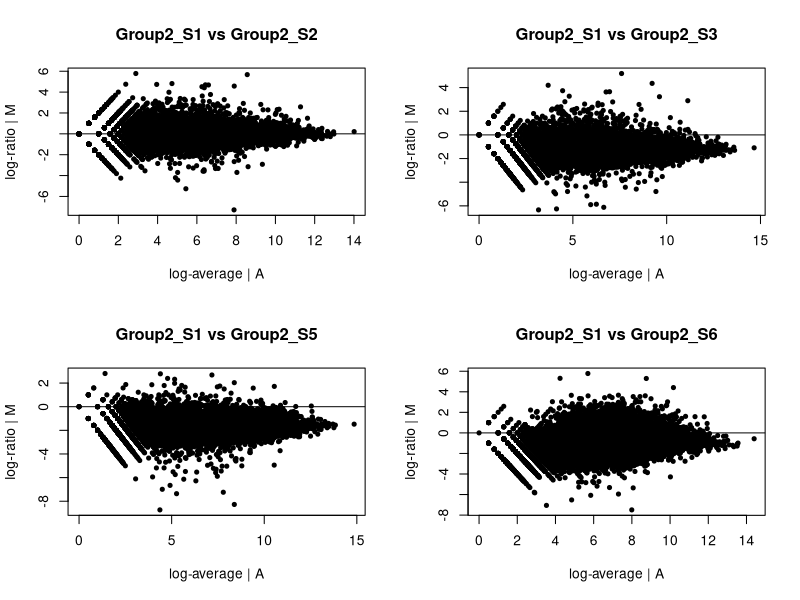
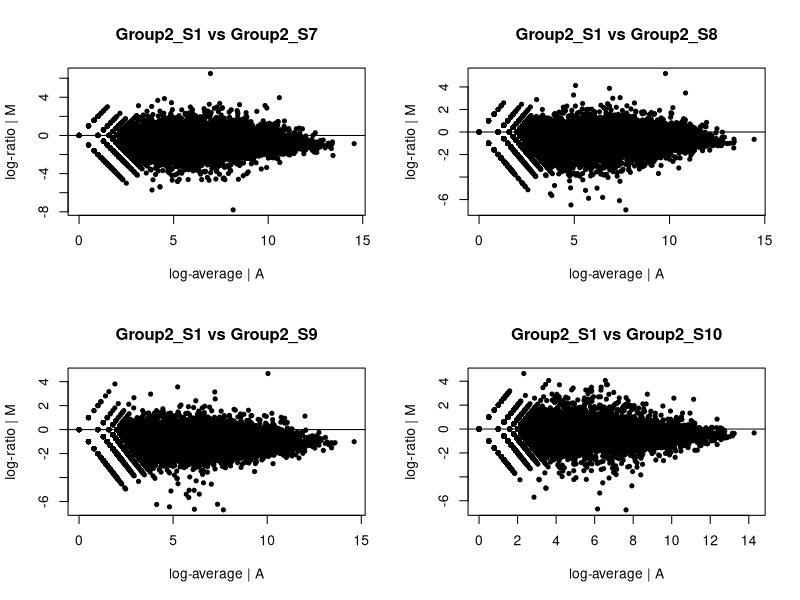
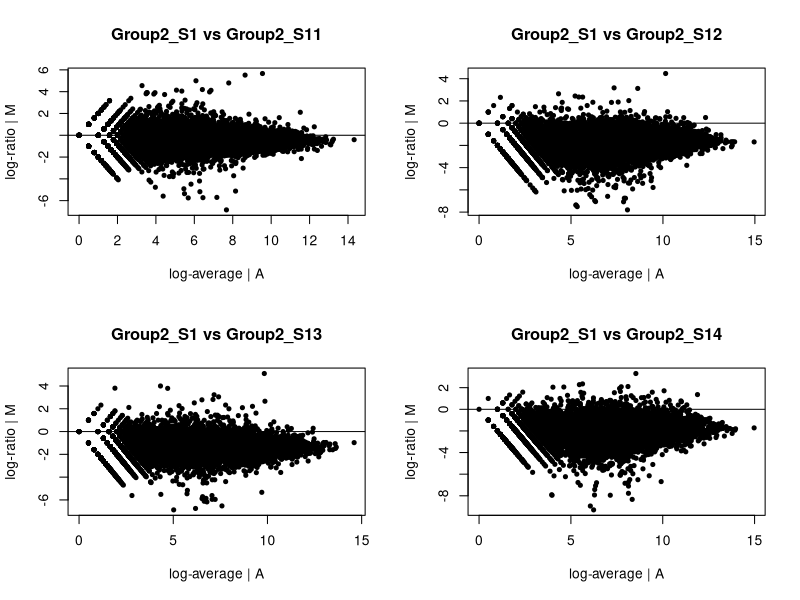
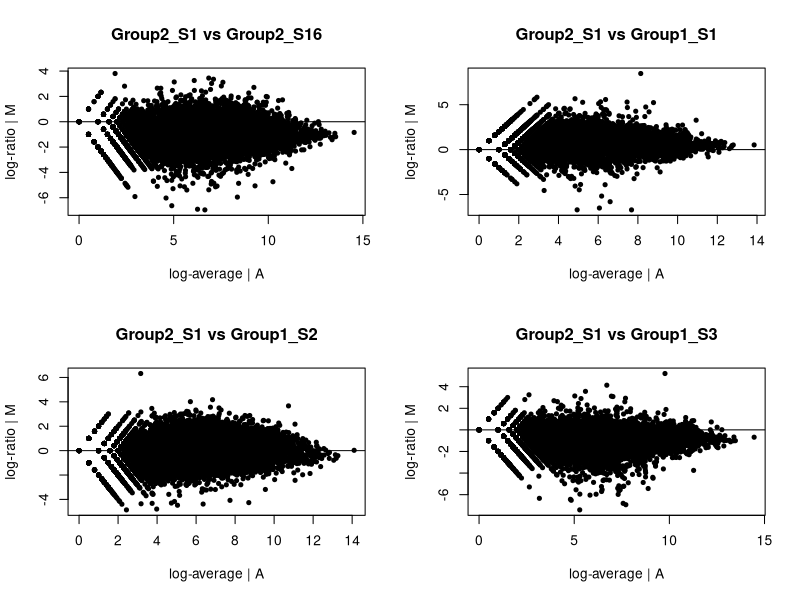
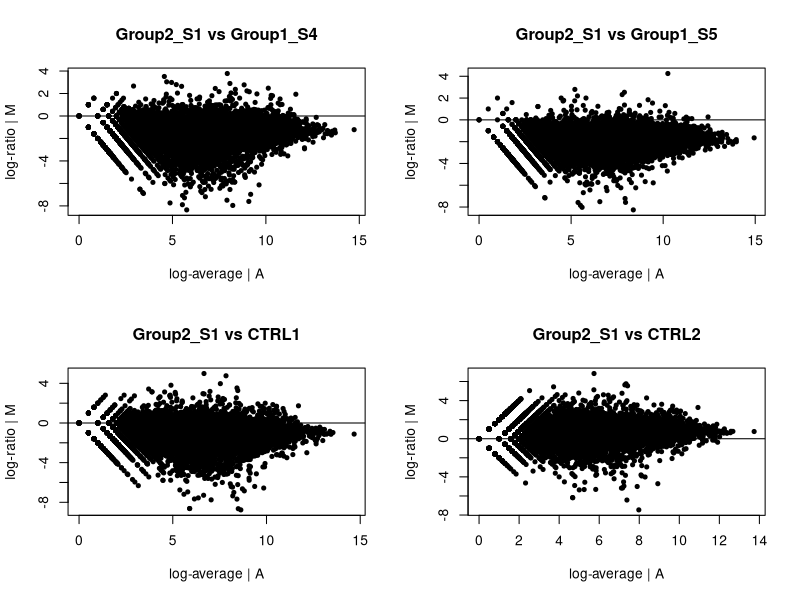
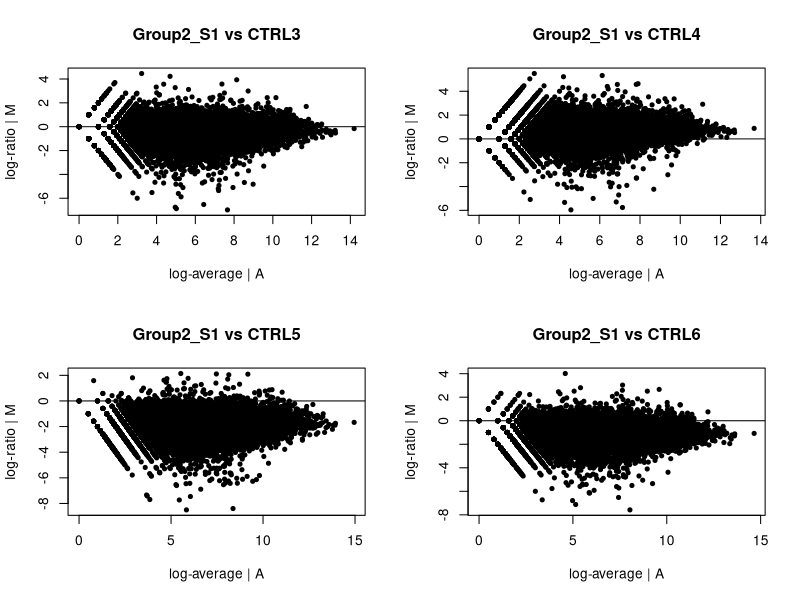
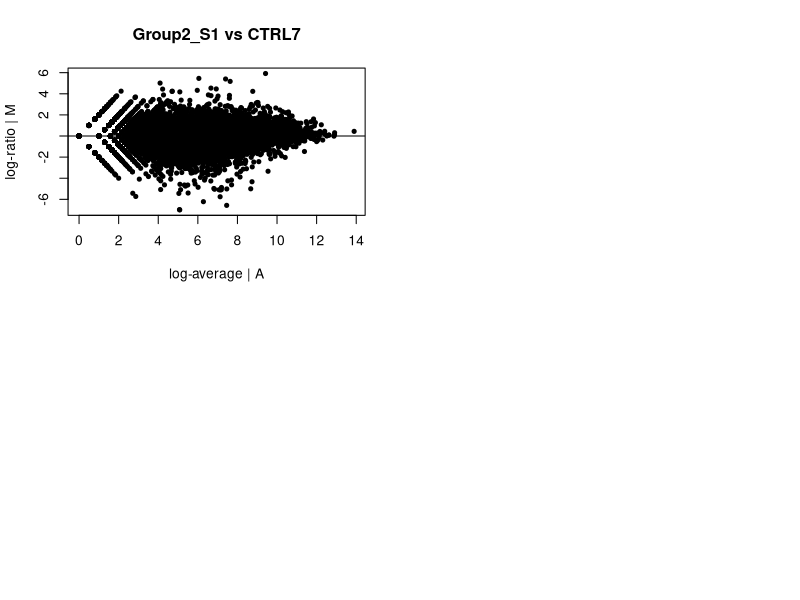
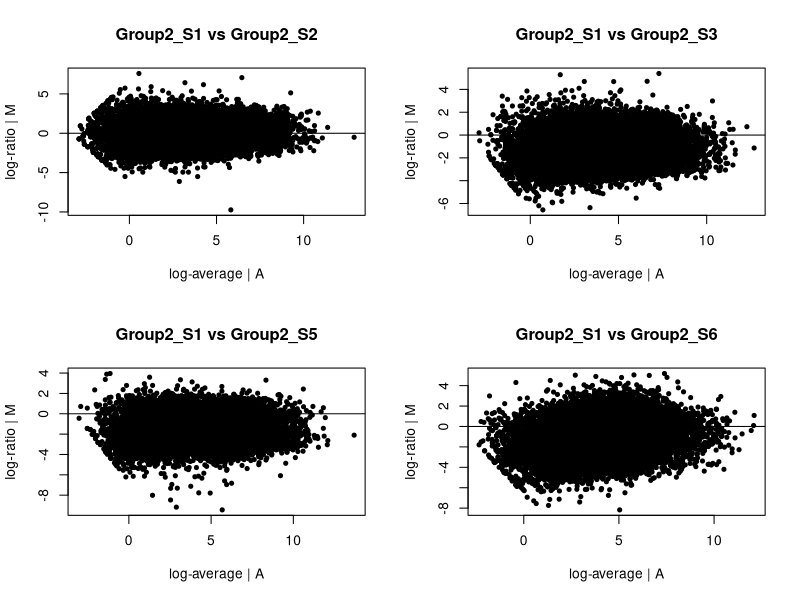

Here is the R script that generated these plots, in order: (Note: this script raises an error after producing the figures.)
MvAplot <- function(exprData,
                    pdffilename) {
  samples.name = colnames(exprData)
  samples.number = dim(exprData)[2]
  
  pdf(pdffilename)
  par(mfrow = c(2, 2))
  
  for (i in 2:samples.number) {
    M = log2(exprData[, 1]) - log2(exprData[, i])
    A = 0.5 * (log2(exprData[, 1]) + log2(exprData[, i]))
    plot(
      A,
      M,
      xlab = "log-average | A",
      ylab = "log-ratio | M",
      main = sprintf("%s vs %s", samples.name[1], samples.name[i]),
      pch = 20,
      type = "p"
    )
    abline(h = 0)
  }
  
  dev.off()
}

# TMMnorm ######################################################################
TMMnorm <- function(exprData = RawTranscript,
                    annot = RawTranscript_annot,
                    Atrim = c(0, 8),
                    Mtrim = 0.02) {
  # Scale data by their sequencing depth and multiply by 10^6 ##################
  samples.name = colnames(exprData)
  samples.number = dim(exprData)[2]
  samples.seqdepth = as.data.frame.vector(colSums(exprData, na.rm = TRUE))
  exprData.scaled = exprData / t(samples.seqdepth) * (10 ^ 6)
  
  # Calculate SizeFactor #######################################################
  genes.length = annot$Length
  samples.sizefactor = as.data.frame.vector(
    apply(exprData.scaled
          , MARGIN = 2
          , (function(x) return(sum(x * genes.length)))
    )
  )
  
  MvAplot(exprData.scaled, "output/mva.pdf")
  
  # Calculate SF ScaleFactor ###################################################
  # as average of M
  # * by trimming the most extreme values of A
  # * by taking trimmed means of M values
  SF.vector = as.data.frame.vector(rep(NA,samples.number-1), length.out=samples.number - 1,row.names = colnames(exprData)[2:samples.number], col.names= "SF") # init vector
  exprData.norm = exprData.scaled*0-1 # init exprData.norm 
  
  for (i in 2:samples.number) {
    if(i!=1){
      ## remember -> exprData.scaled = exprData / t(samples.depth) * (10 ^ 6)
      ## remember -> sample.depth = colSums(exprData)
      M = log2(exprData.scaled[, 1]) - log2(exprData.scaled[, i])
      A = 0.5 * (log2(exprData.scaled[, 1]) + log2(exprData.scaled[, i]))
      
      M.Atrimmed = M[(A > Atrim[1] & A < Atrim[2])] ## most extreme values of A
      SF = mean(M.Atrimmed,trim=Mtrim) ## trim extreme values of M 
      SF.vector[i - 1,] = SF
      
      rm(M.Atrimmed,M,A)
      
      ## trying to normalize data
      exprData.norm[i] = exprData.scaled[, i] + 2 ^ SF
    }else{
      exprData.norm[1]=exprData.scaled[1]
    }
  }
  
  MvAplot(exprData.norm, "output/mvanorm.pdf")
  
  
  ### part 2
  # scale the genes (in original scale) by their length and multiply by 10^3
  exprData.scaled = exprData / genes.length * (10 ^ 3)
  
  
  return(
   c(SF.vector, exprData.scaled)
  )
}


# TESTS

exprData = read.table("raw_trascr_count.txt")
annot = read.delim("raw_trascr_count_annot.txt",
                   header = TRUE ,
                   sep = "\t")
MvAplot(exprData, "output/MvAPlots.pdf")
output = TMMnorm(exprData, annot)
osf = output[1,]
odt = output[2,]


i=2
Atrim = c(0, 8)
Mtrim = 0.02 
